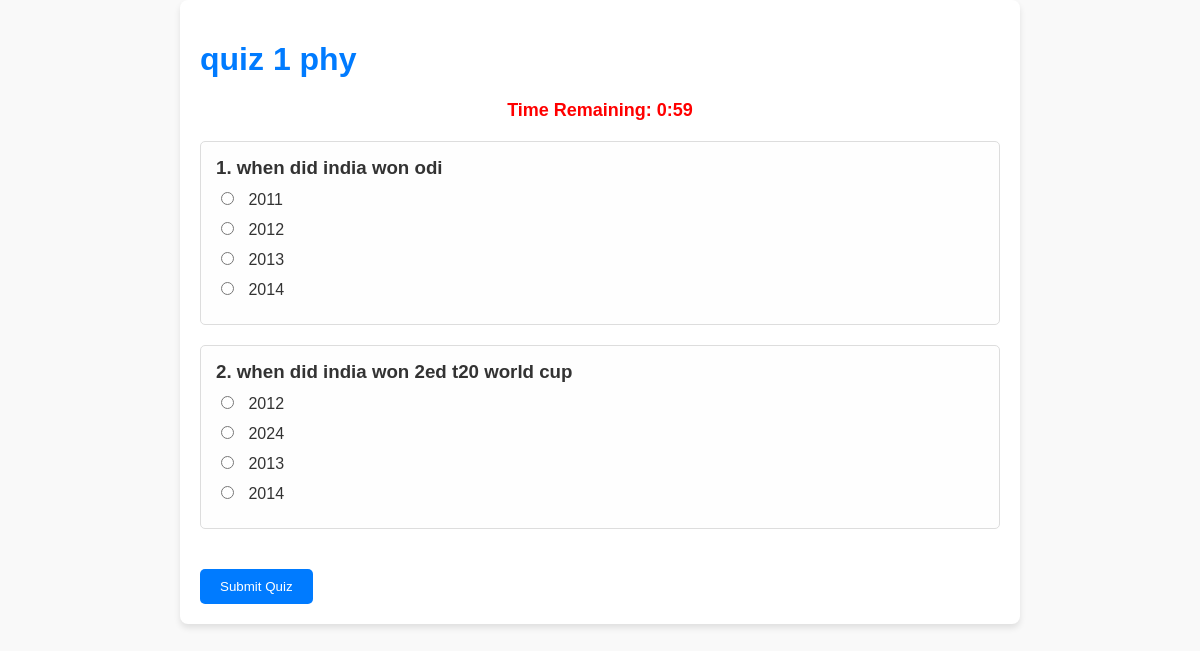
Page /user/take_quiz/1 on the committed database.
### app/models/quiz.py (models this page shows, shortened)
class Quiz(db.Model):
    __tablename__ = 'quizzes'  # Table name for the Quiz model
    id = db.Column(db.Integer, primary_key=True)  # Primary key
    title = db.Column(db.String(100), nullable=False)  # Title of the quiz
    chapter_id = db.Column(db.Integer, db.ForeignKey('chapters.id'), nullable=False)  # Foreign key to Chapter
    date = db.Column(db.Date, nullable=False)  # Date of the quiz
    duration = db.Column(db.String(50), nullable=False)  # Duration of the quiz (e.g., "2 hours")
    chapter = db.relationship('Chapter', backref=db.backref('quizzes', lazy=True))
    created_at = db.Column(db.DateTime, default=datetime.utcnow)  # Timestamp for quiz creation

class Question(db.Model):
    __tablename__ = 'questions'  # Table name for the Question model
    id = db.Column(db.Integer, primary_key=True)  # Primary key
    quiz_id = db.Column(db.Integer, db.ForeignKey('quizzes.id'), nullable=False)  # Foreign key to Quiz
    question_number = db.Column(db.Integer, nullable=False)  # Question number within the quiz
    title = db.Column(db.String(200), nullable=False)  # Title of the question
    statement = db.Column(db.Text, nullable=False)  # Detailed question statement
    correct_option = db.Column(db.Integer, nullable=False)  # Index of the correct option (1-4)
    option1 = db.Column(db.String(200), nullable=False)  # First option
    option2 = db.Column(db.String(200), nullable=False)  # Second option
    option3 = db.Column(db.String(200), nullable=True)  # Third option (optional)
    option4 = db.Column(db.String(200), nullable=True)  # Fourth option (optional)
    quiz = db.relationship('Quiz', backref=db.backref('questions', lazy=True))
    created_at = db.Column(db.DateTime, default=datetime.utcnow)  # Timestamp for question creation

### app/controllers/user_controller.py (the view, shortened to what this page needs)
@user_bp.route('/take_quiz/<int:chapter_id>', methods=['GET', 'POST'])
def take_quiz(chapter_id):
    quiz = Quiz.query.filter_by(chapter_id=chapter_id).first()
    if not quiz:
        flash('No quiz available for this subject.', 'error')
        return redirect(url_for('user.dashboard'))
    questions = Question.query.filter_by(quiz_id=quiz.id).all()
    quiz_duration = int(quiz.duration.split()[0]) if quiz.duration else 10  # Default to 10 minutes if no duration
    return render_template(
        'user/take_quiz.html',
        quiz=quiz,
        questions=questions,
        quiz_duration=quiz_duration,
    )

### app/templates/user/take_quiz.html (shortened to what this page needs)
<!DOCTYPE html>
<html lang="en">
<head>
</head>
<body onload="startTimer({{ quiz_duration * 60 }})">
    <div class="container">
        <h1>{{ quiz.title }}</h1>
        <div class="timer" id="timer">Time Remaining: --:--</div>
        {% if questions %}
        <form id="quiz-form" action="{{ url_for('user.take_quiz', chapter_id=quiz.chapter_id) }}" method="POST">
            {% for question in questions %}
            <div class="question">
                <h3>{{ loop.index }}. {{ question.statement }}</h3>
                <div class="options">
                    <label>
                        <input type="radio" name="question_{{ question.id }}" value="1" required>
                        {{ question.option1 }}
                    </label>
                    <label>
                        <input type="radio" name="question_{{ question.id }}" value="2" required>
                        {{ question.option2 }}
                    </label>
                    {% if question.option3 %}
                    <label>
                        <input type="radio" name="question_{{ question.id }}" value="3" required>
                        {{ question.option3 }}
                    </label>
                    {% endif %}
                    {% if question.option4 %}
                    <label>
                        <input type="radio" name="question_{{ question.id }}" value="4" required>
                        {{ question.option4 }}
                    </label>
                    {% endif %}
                </div>
            </div>
            {% endfor %}
            <button type="submit" class="submit-btn">Submit Quiz</button>
        </form>
        {% else %}
        <p class="no-questions">No questions are available for this quiz.</p>
        {% endif %}
    </div>
</body>
</html>

### app/templates/user/take_quiz.html (style rules this page uses)
body { font-family: Arial, sans-serif; margin: 0; padding: 0; background-color: #f9f9f9; color: #333; }
.container { padding: 20px; max-width: 800px; margin: 0 auto; background-color: #fff; border-radius: 8px; box-shadow: 0 4px 6px rgba(0, 0, 0, 0.1); }
h1, h2 { color: #007BFF; }
.question { margin: 20px 0; padding: 15px; border: 1px solid #ddd; border-radius: 5px; background-color: #fefefe; }
.question h3 { margin: 0; color: #333; }
.options { margin-top: 10px; }
.options label { display: block; margin-bottom: 10px; cursor: pointer; }
input[type="radio"] { margin-right: 10px; }
.submit-btn { margin-top: 20px; padding: 10px 20px; background-color: #007BFF; color: white; border: none; border-radius: 5px; cursor: pointer; }
.timer { font-size: 18px; font-weight: bold; color: #FF0000; text-align: center; margin-bottom: 20px; }

### rows in the picture
Quiz: title "quiz 1 phy"
Question: statement "when did india won odi", option1 "2011", option2 "2012", option3 "2013", option4 "2014"
Question: statement "when did india won 2ed t20 world cup", option1 "2012", option2 "2024", option3 "2013", option4 "2014"
